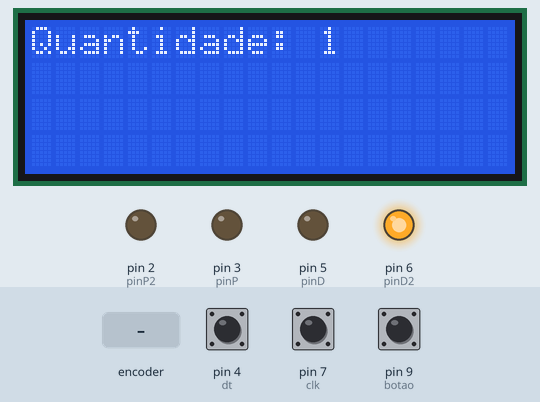
Recording of a sketch running on a simulated Arduino Uno, built with avr-gcc and run on an emulated ATmega328P. Shown: 20×4 character LCD, output pins drawn as LEDs (lit = HIGH). The inputs (shaded band) are chosen by the test bench; at power-on: pin 9 (botao) HIGH, pin 4 (dt) HIGH, pin 7 (clk) HIGH. What the sketch prints to the serial monitor is not drawn.

Above: at 0.8 s.
0.9 s: pin 9 (botao) pulled LOW for 3.2 s
At 5.3 s:
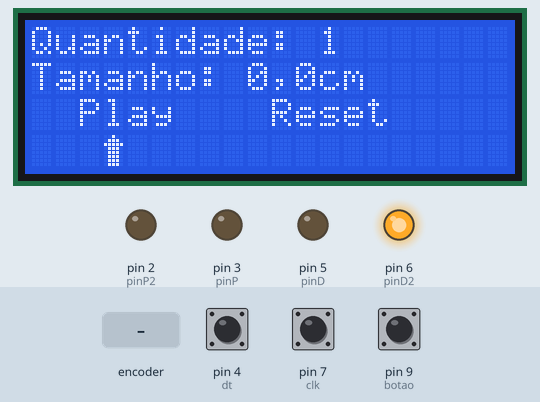
5.6 s: rotary encoder on pin 7 (clk) / pin 4 (dt) turned 1 step (first pin leading)
At 6.7 s:
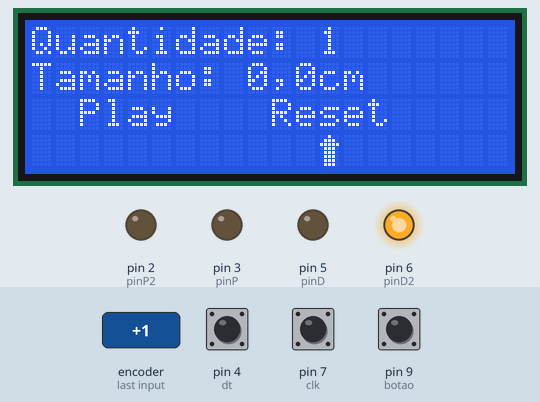
7.3 s: pin 9 (botao) pulled LOW for 1 s
At 9.3 s:
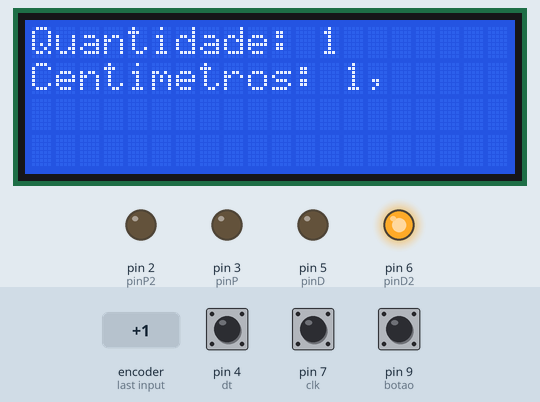
9.8 s: rotary encoder on pin 7 (clk) / pin 4 (dt) turned 1 step (first pin leading)
At 10.7 s:
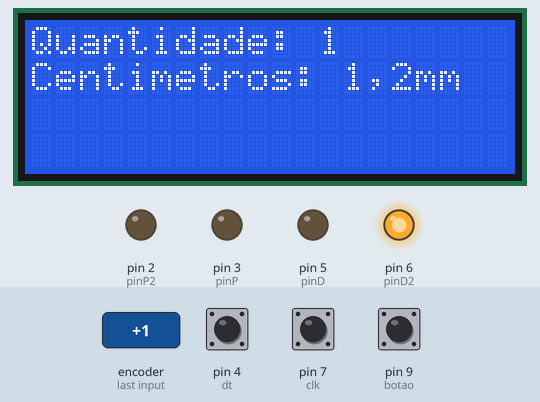
Timing chart, 0 to 12.5 s (numbered marks = the images above; inputs shaded):
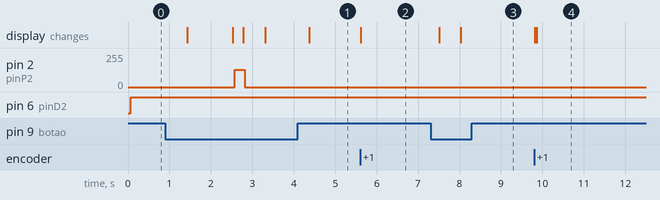

The sketch:

Corte_por_metro.ino
```cpp
/*
Programa feito por Felipi Buettgen 10/02/2023.

materiais para fazer a maquina de arame por metro


* um arduino uno
* uma cnc shield
* um lcd 20x4
* 2 drivers a4988
* 2 motores de passo nema 17
* 1 rotary encoder com switch

///
conecte a shield no arduino e configure os drivers
os drivers no lugar do eixo X e Y
X eixo que leva o arame
Y eixo que corta o arame no final do ciclo


no eixo Z vocÊ vai conectar o Rotary Encoder
Vou fornecer uma foto pra vocês entender a ligação do encoder que é a unica coisa diferente
o resto é tranquilo


utilizei um conjunto de um alimentador de impressora 3D que é bem seguro pra transportar o arame


Link do extruzor
nesse kit não vai o motor
https://produto.mercadolivre.com.br/MLB-1681093746-extrusora-mk8-p-ender-engrenagem-simples-3-cr-10-cr-10s-_JM#is_advertising=true&position=1&search_layout=grid&type=pad&tracking_id=3aa07118-306e-46ca-80b7-3d4e801bd742&is_advertising=true&ad_domain=VQCATCORE_LST&ad_position=1&ad_click_id=MjNhN2M5ZTctNGJjYi00ZTVlLTk4NmEtMWYxMWQyMmFjMGQ0

*/


#include <LiquidCrystal_I2C.h>


LiquidCrystal_I2C lcd(0x26, 20, 4);
#define botao 9
#define pinP 3
#define pinP2 2
#define pinD 5
#define pinD2 6
#define clk 7
#define dt 4

int espera = 600;
int pclk;
int pdt;
int quant;
int cm;
int ml;
int col;
byte seta[8] = {
  B00100,
  B01110,
  B11111,
  B01110,
  B01110,
  B01110,
  B01110,
  B01110
};


void setup() {
  Serial.begin(9600);
  lcd.init();
  lcd.createChar(1, seta);
  Serial.println("Olá Mundo");
  pinMode(pinP, OUTPUT);
  pinMode(pinP2, OUTPUT);
  pinMode(pinD, OUTPUT);
  pinMode(pinD2, OUTPUT);
  digitalWrite(pinD2, 1);
  //// Motor1
  pinMode(botao, INPUT_PULLUP);
  pinMode(clk, INPUT);
  pinMode(dt, INPUT);
  lcd.backlight();
  lcd.clear();
  qtd();
}

void loop() {
}


void qtd() {
  int i = 0;
  int selec = 1;
  int ant;
  lcd.clear();
  lcd.setCursor(0, 0);
  lcd.print("Quantidade: 1");
  while (i != 1) {
    pclk = digitalRead(clk);
    if (digitalRead(dt) != pclk) {
      if (pclk != 1) {
        delay(1);
        selec++;
      } else {
        delay(1);
        selec--;
      }
      ant = pclk;
      if (selec < 0) selec = 1;
      lcd.setCursor(12, 0);
      lcd.print("      ");
      lcd.setCursor(12, 0);
      lcd.print(selec);
    }

    if (digitalRead(botao) == 0) {
      delay(500);
      quant = selec;
      i = 1;
    }
  }
  tamanho();
}

void tamanho() {
  int i = 0;
  int selec = 1;
  int ant;
  lcd.setCursor(0, 1);
  lcd.print("Centimetros: 1,");
  while (i != 1) {
    pclk = digitalRead(clk);
    if (pclk != ant) {
      if (digitalRead(dt) != pclk) {
        selec++;
      } else {
        selec--;
      }
      ant = pclk;
      if (selec < 0) selec = 0;
      lcd.setCursor(13, 1);
      lcd.print("            ");
      lcd.setCursor(13, 1);
      lcd.print(selec);
      lcd.print(",");
    }
    if (digitalRead(botao) == 0) {
      delay(500);
      cm = selec;
      if(cm < 999) col = 17;
      if(cm < 99) col = 16;
      if(cm < 9) col = 15;
      i = 1;
    }
  }
  mili();
}
void mili() {
  int i = 0;
  int selec = 0;
  int ant;

  while (i != 1) {
    pclk = digitalRead(clk);
    if (pclk != ant) {
      if (digitalRead(dt) != pclk) {

        selec++;
      } else {

        selec--;
      }
      ant = pclk;
      if (selec < 0) selec = 0;
      if (selec > 9) selec = 9;
      lcd.setCursor(col, 1);
      lcd.print("           ");
      lcd.setCursor(col, 1);
      lcd.print(selec);
      lcd.print("mm");
    }
    if (digitalRead(botao) == 0) {
      delay(500);
      ml = selec;
      i = 1;
    }
  }
  girar(quant, cm, ml);
}
void girar(int qt, int cm, int ml) {
  const int pulsos = ((cm * 10) + ml) * 48 / qt;
  Serial.println(pulsos);
  int ps = pulsos;
  int ant;
  bool lk;
  unsigned long temp = 0;
  unsigned long tempo = 0;
  int ant2;
  int quantidade = qt;
  lcd.clear();
  lcd.setCursor(0, 0);
  lcd.print("Quantidade: ");
  lcd.print(qt);
  lcd.setCursor(0, 1);
  lcd.print("Tamanho: ");
  lcd.print(cm);
  lcd.print(",");
  lcd.print(ml);
  lcd.print("cm");
  lcd.setCursor(2, 2);
  lcd.print("Play");
  lcd.setCursor(10, 2);
  lcd.print("Reset");

  while (true) {
    // tempo = millis();
    // while (digitalRead(botao) == 0) {
    //   temp = millis();
    //   Serial.print("TEMP: ");
    //   Serial.println(temp);
    //   Serial.print("TEMPO: ");
    //   Serial.println(tempo);
    // }
    // if (temp > tempo + 2000) {
    //   qtd();
    // }
    // if (temp > 0 && temp <= tempo + 1000) {
    pclk = digitalRead(clk);
    if (pclk != ant) {
      if (digitalRead(dt) != pclk) {
        lk = 0;
      } else {
        lk = 1;
      }
      ant = pclk;
    }
    if (lk == 1) {
      lcd.setCursor(12, 3);
      lcd.print("  ");
      lcd.setCursor(3, 3);
      lcd.write(1);
    }
    if (lk == 0) {
      lcd.setCursor(3, 3);
      lcd.print("  ");
      lcd.setCursor(12, 3);
      lcd.write(1);
    }
  if (digitalRead(botao) == 0) {
    if (lk == 0) {
      delay(200);
      qtd();
    } else {
      lcd.setCursor(0, 2);
      lcd.print("                   ");
      lcd.setCursor(0, 3);
      lcd.print("                   ");
      while (true) {
        for (quantidade; quantidade > 0; quantidade--) {
          lcd.setCursor(0, 2);
          lcd.print("Falta cortar:     ");
          lcd.setCursor(14, 2);
          lcd.print(quantidade - 1);
          while (ps > 0) {
            digitalWrite(pinP, 1);
            delayMicroseconds(espera);
            digitalWrite(pinP, 0);
            delayMicroseconds(espera);
            ps--;
          }
          ps = pulsos;
          for (int i = 200; i > 0; i--) {
            digitalWrite(pinP2, 1);
            delayMicroseconds(espera);
            digitalWrite(pinP2, 0);
            delayMicroseconds(espera);
          }
        }
        qtd();
      }
    }
  }
}
}
```

Measured:
- after the input at 0.9 s, pin 2 (pinP2): 0/255 → 128/255 after 1.7 s, → 0/255 0.24 s later; the display: first changes after 0.53 s (image 1 shows a later state)
- after the input at 5.6 s, the display: changes at once (image 2)
- after the input at 7.3 s, the display: first changes after 0.22 s (image 3 shows a later state)
- after the input at 9.8 s, the display: first changes at once (image 4 shows a later state)
